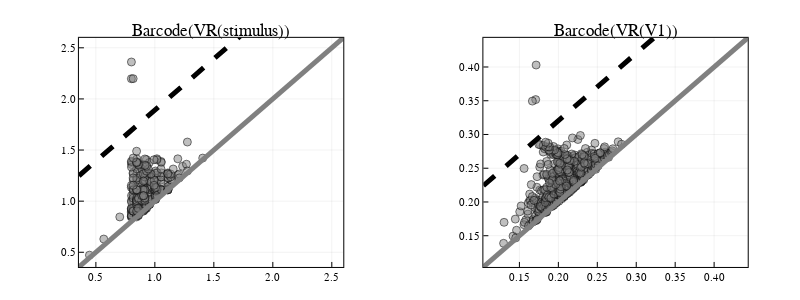

Source (notebook cell):
### Code cell
# get all barcodes
barcode_VR_stimulus = barcode(VR_stimulus, dim = 1)
barcode_VR_V1 = barcode(VR_V1, dim = 1)

# plot all persistence diagrams & significance feature cutoff
selected_stimulus, cutoff_stimulus = select_persistent_intervals_IQR(barcode_VR_stimulus)
p1 = plot_PD(barcode_VR_stimulus; 
            cutoff = cutoff_stimulus,  
            title = "Barcode(VR(stimulus))", 
            titlefontsize = 12)

selected_V1, cutoff_V1 = select_persistent_intervals_IQR(barcode_VR_V1)
p3 = plot_PD(barcode_VR_V1; 
            cutoff = cutoff_V1, 
            title = "Barcode(VR(V1))", 
            titlefontsize = 12)


plot(p1, p3, layout = grid(1,2), size = (800, 300))

### Figure 1 — Plotly figure (JSON) as saved in the notebook; plotly's stock layout.template omitted (floating-point values rounded to 4 significant figures; data arrays with more than 128 entries replaced by an {"elided": "..."} marker saying what was removed)
{"data": [{"colorbar": {"title": ""}, "legendgroup": "", "marker": {"color": "rgba(128, 128, 128, 0.500)", "line": {"color": "rgba(0, 0, 0, 0.500)", "width": 1}, "size": 8, "symbol": "circle"}, "mode": "markers", "name": "", "showlegend": false, "type": "scatter", "x": {"elided": "277 float values"}, "xaxis": "x1", "y": {"elided": "277 float values"}, "yaxis": "y1", "zmax": null, "zmin": null}, {"colorbar": {"title": ""}, "legendgroup": "", "line": {"color": "rgba(128, 128, 128, 1.000)", "dash": "solid", "shape": "linear", "width": 5}, "mode": "lines", "name": "", "showlegend": false, "type": "scatter", "x": [0.3564, 2.597], "xaxis": "x1", "y": [0.3564, 2.597], "yaxis": "y1", "zmax": null, "zmin": null}, {"colorbar": {"title": ""}, "hoverinfo": "none", "legendgroup": "", "line": {"color": "rgba(0, 0, 0, 1.000)", "dash": "dash", "shape": "linear", "width": 5}, "mode": "lines", "name": "", "showlegend": false, "type": "scatter", "x": [0.3564, 0.3783, 0.5806, 0.7022, 0.805, 0.9167, 1.02, 1.13, 1.258, 1.372, 1.471, 1.58, 1.689, 1.81, 1.925, 2.045, 2.145, 2.268, 2.384, 2.569, 2.597], "xaxis": "x1", "y": [1.248, 1.27, 1.472, 1.594, 1.697, 1.809, 1.911, 2.022, 2.15, 2.263, 2.363, 2.472, 2.581, 2.702, 2.817, 2.937, 3.037, 3.16, 3.276, 3.461, 3.489], "yaxis": "y1", "zmax": null, "zmin": null}, {"colorbar": {"title": ""}, "legendgroup": "", "marker": {"color": "rgba(128, 128, 128, 0.500)", "line": {"color": "rgba(0, 0, 0, 0.500)", "width": 1}, "size": 8, "symbol": "circle"}, "mode": "markers", "name": "", "showlegend": false, "type": "scatter", "x": {"elided": "596 float values"}, "xaxis": "x2", "y": {"elided": "596 float values"}, "yaxis": "y2", "zmax": null, "zmin": null}, {"colorbar": {"title": ""}, "legendgroup": "", "line": {"color": "rgba(128, 128, 128, 1.000)", "dash": "solid", "shape": "linear", "width": 5}, "mode": "lines", "name": "", "showlegend": false, "type": "scatter", "x": [0.1037, 0.4432], "xaxis": "x2", "y": [0.1037, 0.4432], "yaxis": "y2", "zmax": null, "zmin": null}, {"colorbar": {"title": ""}, "hoverinfo": "none", "legendgroup": "", "line": {"color": "rgba(0, 0, 0, 1.000)", "dash": "dash", "shape": "linear", "width": 5}, "mode": "lines", "name": "", "showlegend": false, "type": "scatter", "x": [0.1037, 0.107, 0.1377, 0.1561, 0.1717, 0.1886, 0.2042, 0.2209, 0.2403, 0.2575, 0.2726, 0.2891, 0.3056, 0.3239, 0.3413, 0.3595, 0.3747, 0.3933, 0.4108, 0.4388, 0.4432], "xaxis": "x2", "y": [0.2241, 0.2274, 0.2581, 0.2765, 0.2921, 0.309, 0.3246, 0.3413, 0.3607, 0.3779, 0.393, 0.4094, 0.426, 0.4443, 0.4617, 0.4798, 0.4951, 0.5137, 0.5312, 0.5592, 0.5635], "yaxis": "y2", "zmax": null, "zmin": null}], "layout": {"annotations": [{"font": {"color": "rgba(0, 0, 0, 1.000)", "family": "sans-serif", "size": 17}, "rotation": 0, "showarrow": false, "text": "Barcode(VR(stimulus))", "x": 0.2639, "xanchor": "center", "xref": "paper", "y": 1, "yanchor": "top", "yref": "paper"}, {"font": {"color": "rgba(0, 0, 0, 1.000)", "family": "sans-serif", "size": 17}, "rotation": 0, "showarrow": false, "text": "Barcode(VR(V1))", "x": 0.7694, "xanchor": "center", "xref": "paper", "y": 1, "yanchor": "top", "yref": "paper"}], "height": 300, "legend": {"bgcolor": "rgba(255, 255, 255, 1.000)", "bordercolor": "rgba(0, 0, 0, 1.000)", "font": {"color": "rgba(0, 0, 0, 1.000)", "family": "sans-serif", "size": 11}, "tracegroupgap": 0, "x": 1, "y": 0}, "margin": {"b": 20, "l": 0, "r": 0, "t": 20}, "paper_bgcolor": "rgba(255, 255, 255, 1.000)", "plot_bgcolor": "rgba(255, 255, 255, 1.000)", "showlegend": true, "width": 800, "xaxis1": {"anchor": "y1", "domain": [0.09867, 0.4291], "gridcolor": "rgba(0, 0, 0, 0.100)", "gridwidth": 0.5, "linecolor": "rgba(0, 0, 0, 1.000)", "mirror": true, "range": [0.3564, 2.597], "showgrid": true, "showline": true, "showticklabels": true, "tickangle": 0, "tickcolor": "rgb(0, 0, 0)", "tickfont": {"color": "rgba(0, 0, 0, 1.000)", "family": "sans-serif", "size": 11}, "tickmode": "array", "ticks": "inside", "ticktext": ["0.5", "1.0", "1.5", "2.0", "2.5"], "tickvals": [0.5, 1, 1.5, 2, 2.5], "title": "", "titlefont": {"color": "rgba(0, 0, 0, 1.000)", "family": "sans-serif", "size": 15}, "type": "-", "visible": true, "zeroline": false, "zerolinecolor": "rgba(0, 0, 0, 1.000)"}, "xaxis2": {"anchor": "y2", "domain": [0.6042, 0.9347], "gridcolor": "rgba(0, 0, 0, 0.100)", "gridwidth": 0.5, "linecolor": "rgba(0, 0, 0, 1.000)", "mirror": true, "range": [0.1037, 0.4432], "showgrid": true, "showline": true, "showticklabels": true, "tickangle": 0, "tickcolor": "rgb(0, 0, 0)", "tickfont": {"color": "rgba(0, 0, 0, 1.000)", "family": "sans-serif", "size": 11}, "tickmode": "array", "ticks": "inside", "ticktext": ["0.15", "0.20", "0.25", "0.30", "0.35", "0.40"], "tickvals": [0.15, 0.2, 0.25, 0.3, 0.35, 0.4], "title": "", "titlefont": {"color": "rgba(0, 0, 0, 1.000)", "family": "sans-serif", "size": 15}, "type": "-", "visible": true, "zeroline": false, "zerolinecolor": "rgba(0, 0, 0, 1.000)"}, "yaxis1": {"anchor": "x1", "domain": [0.05016, 0.9313], "gridcolor": "rgba(0, 0, 0, 0.100)", "gridwidth": 0.5, "linecolor": "rgba(0, 0, 0, 1.000)", "mirror": true, "range": [0.3564, 2.597], "showgrid": true, "showline": true, "showticklabels": true, "tickangle": 0, "tickcolor": "rgb(0, 0, 0)", "tickfont": {"color": "rgba(0, 0, 0, 1.000)", "family": "sans-serif", "size": 11}, "tickmode": "array", "ticks": "inside", "ticktext": ["0.5", "1.0", "1.5", "2.0", "2.5"], "tickvals": [0.5, 1, 1.5, 2, 2.5], "title": "", "titlefont": {"color": "rgba(0, 0, 0, 1.000)", "family": "sans-serif", "size": 15}, "type": "-", "visible": true, "zeroline": false, "zerolinecolor": "rgba(0, 0, 0, 1.000)"}, "yaxis2": {"anchor": "x2", "domain": [0.05016, 0.9313], "gridcolor": "rgba(0, 0, 0, 0.100)", "gridwidth": 0.5, "linecolor": "rgba(0, 0, 0, 1.000)", "mirror": true, "range": [0.1037, 0.4432], "showgrid": true, "showline": true, "showticklabels": true, "tickangle": 0, "tickcolor": "rgb(0, 0, 0)", "tickfont": {"color": "rgba(0, 0, 0, 1.000)", "family": "sans-serif", "size": 11}, "tickmode": "array", "ticks": "inside", "ticktext": ["0.15", "0.20", "0.25", "0.30", "0.35", "0.40"], "tickvals": [0.15, 0.2, 0.25, 0.3, 0.35, 0.4], "title": "", "titlefont": {"color": "rgba(0, 0, 0, 1.000)", "family": "sans-serif", "size": 15}, "type": "-", "visible": true, "zeroline": false, "zerolinecolor": "rgba(0, 0, 0, 1.000)"}}}
